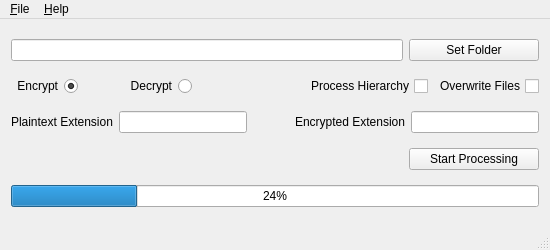
<?xml version="1.0" encoding="UTF-8"?>
<ui version="4.0">
 <class>MainWindow</class>
 <widget class="QMainWindow" name="MainWindow">
  <property name="geometry">
   <rect>
    <x>0</x>
    <y>0</y>
    <width>550</width>
    <height>250</height>
   </rect>
  </property>
  <property name="minimumSize">
   <size>
    <width>550</width>
    <height>250</height>
   </size>
  </property>
  <property name="maximumSize">
   <size>
    <width>550</width>
    <height>250</height>
   </size>
  </property>
  <property name="windowTitle">
   <string>Trumpton Apps Encryption / Decryption</string>
  </property>
  <widget class="QWidget" name="centralWidget">
   <layout class="QVBoxLayout" name="verticalLayout">
    <item>
     <layout class="QHBoxLayout" name="horizontalLayout">
      <item>
       <widget class="QLineEdit" name="folder_lineEdit">
        <property name="readOnly">
         <bool>true</bool>
        </property>
       </widget>
      </item>
      <item>
       <widget class="QPushButton" name="folder_pushButton">
        <property name="minimumSize">
         <size>
          <width>130</width>
          <height>0</height>
         </size>
        </property>
        <property name="maximumSize">
         <size>
          <width>130</width>
          <height>16777215</height>
         </size>
        </property>
        <property name="text">
         <string>Set Folder</string>
        </property>
       </widget>
      </item>
     </layout>
    </item>
    <item>
     <layout class="QHBoxLayout" name="horizontalLayout_4">
      <item>
       <widget class="QRadioButton" name="encrypt_radioButton">
        <property name="layoutDirection">
         <enum>Qt::RightToLeft</enum>
        </property>
        <property name="text">
         <string>Encrypt</string>
        </property>
        <property name="checked">
         <bool>true</bool>
        </property>
       </widget>
      </item>
      <item>
       <spacer name="horizontalSpacer_2">
        <property name="orientation">
         <enum>Qt::Horizontal</enum>
        </property>
        <property name="sizeType">
         <enum>QSizePolicy::Minimum</enum>
        </property>
        <property name="sizeHint" stdset="0">
         <size>
          <width>40</width>
          <height>20</height>
         </size>
        </property>
       </spacer>
      </item>
      <item>
       <widget class="QRadioButton" name="decrypt_radioButton">
        <property name="layoutDirection">
         <enum>Qt::RightToLeft</enum>
        </property>
        <property name="text">
         <string>Decrypt</string>
        </property>
       </widget>
      </item>
      <item>
       <spacer name="horizontalSpacer_3">
        <property name="orientation">
         <enum>Qt::Horizontal</enum>
        </property>
        <property name="sizeType">
         <enum>QSizePolicy::Expanding</enum>
        </property>
        <property name="sizeHint" stdset="0">
         <size>
          <width>40</width>
          <height>20</height>
         </size>
        </property>
       </spacer>
      </item>
      <item>
       <widget class="QCheckBox" name="hierarchy_checkBox">
        <property name="layoutDirection">
         <enum>Qt::RightToLeft</enum>
        </property>
        <property name="text">
         <string>Process Hierarchy</string>
        </property>
       </widget>
      </item>
      <item>
       <widget class="QCheckBox" name="overwrite_checkBox">
        <property name="layoutDirection">
         <enum>Qt::RightToLeft</enum>
        </property>
        <property name="text">
         <string>Overwrite Files</string>
        </property>
       </widget>
      </item>
     </layout>
    </item>
    <item>
     <layout class="QHBoxLayout" name="horizontalLayout_2">
      <item>
       <widget class="QLabel" name="label">
        <property name="text">
         <string>Plaintext Extension</string>
        </property>
       </widget>
      </item>
      <item>
       <widget class="QLineEdit" name="plaintext_lineEdit">
        <property name="minimumSize">
         <size>
          <width>128</width>
          <height>0</height>
         </size>
        </property>
        <property name="maximumSize">
         <size>
          <width>128</width>
          <height>16777215</height>
         </size>
        </property>
       </widget>
      </item>
      <item>
       <spacer name="horizontalSpacer">
        <property name="orientation">
         <enum>Qt::Horizontal</enum>
        </property>
        <property name="sizeHint" stdset="0">
         <size>
          <width>40</width>
          <height>20</height>
         </size>
        </property>
       </spacer>
      </item>
      <item>
       <widget class="QLabel" name="label_2">
        <property name="text">
         <string>Encrypted Extension</string>
        </property>
       </widget>
      </item>
      <item>
       <widget class="QLineEdit" name="ciphertext_lineEdit">
        <property name="minimumSize">
         <size>
          <width>128</width>
          <height>0</height>
         </size>
        </property>
        <property name="maximumSize">
         <size>
          <width>128</width>
          <height>16777215</height>
         </size>
        </property>
       </widget>
      </item>
     </layout>
    </item>
    <item>
     <layout class="QHBoxLayout" name="horizontalLayout_5">
      <item>
       <spacer name="horizontalSpacer_4">
        <property name="orientation">
         <enum>Qt::Horizontal</enum>
        </property>
        <property name="sizeHint" stdset="0">
         <size>
          <width>40</width>
          <height>20</height>
         </size>
        </property>
       </spacer>
      </item>
      <item>
       <widget class="QPushButton" name="start_pushButton">
        <property name="minimumSize">
         <size>
          <width>130</width>
          <height>0</height>
         </size>
        </property>
        <property name="maximumSize">
         <size>
          <width>130</width>
          <height>16777215</height>
         </size>
        </property>
        <property name="text">
         <string>Start Processing</string>
        </property>
       </widget>
      </item>
     </layout>
    </item>
    <item>
     <widget class="QProgressBar" name="progressBar">
      <property name="value">
       <number>24</number>
      </property>
     </widget>
    </item>
   </layout>
  </widget>
  <widget class="QMenuBar" name="menuBar">
   <property name="geometry">
    <rect>
     <x>0</x>
     <y>0</y>
     <width>550</width>
     <height>23</height>
    </rect>
   </property>
   <widget class="QMenu" name="menuLogout">
    <property name="title">
     <string>&amp;File</string>
    </property>
    <addaction name="actionLogin"/>
    <addaction name="actionSetKey"/>
    <addaction name="actionLogout"/>
    <addaction name="separator"/>
    <addaction name="actionExit"/>
   </widget>
   <widget class="QMenu" name="menu_Help">
    <property name="title">
     <string>&amp;Help</string>
    </property>
    <addaction name="actionAbout"/>
   </widget>
   <addaction name="menuLogout"/>
   <addaction name="menu_Help"/>
  </widget>
  <widget class="QStatusBar" name="statusBar"/>
  <action name="actionLogout">
   <property name="text">
    <string>Log&amp;out</string>
   </property>
  </action>
  <action name="actionExit">
   <property name="text">
    <string>E&amp;xit</string>
   </property>
  </action>
  <action name="actionSetKey">
   <property name="text">
    <string>Set &amp;Key</string>
   </property>
  </action>
  <action name="actionLogin">
   <property name="text">
    <string>&amp;Login</string>
   </property>
  </action>
  <action name="actionAbout">
   <property name="text">
    <string>&amp;About</string>
   </property>
  </action>
 </widget>
 <layoutdefault spacing="6" margin="11"/>
 <resources/>
 <connections/>
</ui>
